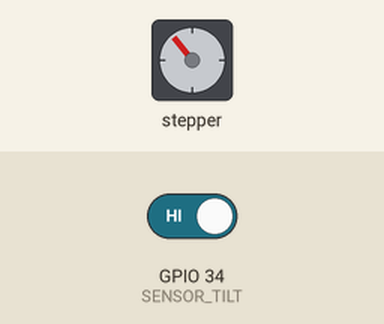
Recording of a sketch running on a simulated ESP32. On the bench: stepper motor. The test bench sets the inputs (shaded band); at power-on: GPIO 34 (SENSOR_TILT) HIGH. Stepper angles assume 2038 steps per turn.

Above: at 14.8 s.
14.9 s: GPIO 34 (SENSOR_TILT) driven LOW
At 15.05 s:
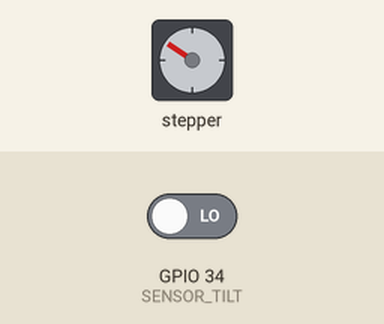
At 20.3 s:
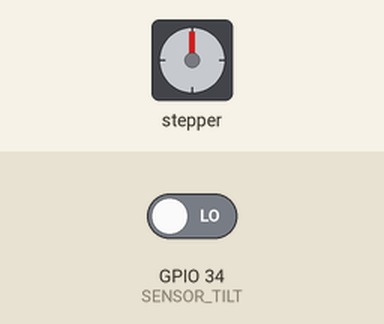
Timing chart, 0 to 21.8 s (numbered marks = the images above; inputs shaded):
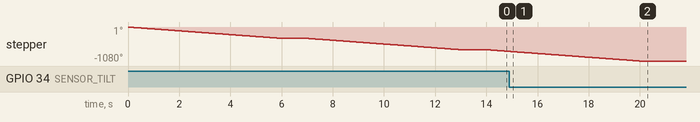

The sketch:

8_Sensor__Tilt_con_Motor_Paso_a_Paso__-__Ricardo_Gloria_.ino
```cpp
#include <Stepper.h>

// Define step constants
#define FULLSTEP 14
#define SENSOR_TILT 34

int value; // Define a numeric variable
int angle = 0; // The current angle of servo motor
const int  stepsPerRevolutions = 2038;
Stepper myStepper = Stepper(stepsPerRevolutions, 14, 27, 26, 25);

void setup() {
  // put your setup code here, to run once:
  Serial.begin(115200);
  pinMode(SENSOR_TILT, INPUT_PULLUP);
}

void loop() {
  // put your main code here, to run repeatedly:
  // Rotate CW slowly at 5 RPM
  // Check mercury switch state
  if (digitalRead(SENSOR_TILT) == HIGH) {
    myStepper.setSpeed(10);
    myStepper.step(-stepsPerRevolutions);
    delay(1000);
  }
}
```

Measured:
- after the input at 14.9 s, stepper: goes on until 20.0 s, then stays -1080°
- by itself, stepper: turns 360° counter-clockwise in 6.0 s, then 360° counter-clockwise in 6.0 s, then 55° counter-clockwise in 0.88 s
